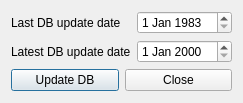
<?xml version="1.0" encoding="UTF-8"?>
<ui version="4.0">
 <class>DlgAppStart</class>
 <widget class="QDialog" name="DlgAppStart">
  <property name="geometry">
   <rect>
    <x>0</x>
    <y>0</y>
    <width>238</width>
    <height>103</height>
   </rect>
  </property>
  <property name="windowTitle">
   <string>Dialog</string>
  </property>
  <layout class="QGridLayout" name="gridLayout_3">
   <item row="0" column="0">
    <layout class="QGridLayout" name="gridLayout_2">
     <item row="0" column="0">
      <widget class="QLabel" name="lblLastDBUpdateDate">
       <property name="text">
        <string>Last DB update date</string>
       </property>
      </widget>
     </item>
     <item row="0" column="1">
      <widget class="QDateEdit" name="dedtLastDBUpdateDate">
       <property name="enabled">
        <bool>true</bool>
       </property>
       <property name="date">
        <date>
         <year>1983</year>
         <month>1</month>
         <day>1</day>
        </date>
       </property>
      </widget>
     </item>
     <item row="1" column="0">
      <widget class="QLabel" name="lblLatestDBUpdateDate">
       <property name="text">
        <string>Latest DB update date</string>
       </property>
      </widget>
     </item>
     <item row="1" column="1">
      <widget class="QDateEdit" name="dedtLatestDBUpdateDate">
       <property name="enabled">
        <bool>true</bool>
       </property>
      </widget>
     </item>
    </layout>
   </item>
   <item row="0" column="1">
    <spacer name="horizontalSpacer">
     <property name="orientation">
      <enum>Qt::Horizontal</enum>
     </property>
     <property name="sizeHint" stdset="0">
      <size>
       <width>0</width>
       <height>20</height>
      </size>
     </property>
    </spacer>
   </item>
   <item row="1" column="0">
    <layout class="QGridLayout" name="gridLayout">
     <item row="0" column="0">
      <widget class="QPushButton" name="btnUpdateDB">
       <property name="text">
        <string>Update DB</string>
       </property>
      </widget>
     </item>
     <item row="0" column="1">
      <widget class="QPushButton" name="btnUpdateClose">
       <property name="text">
        <string>Close</string>
       </property>
      </widget>
     </item>
    </layout>
   </item>
   <item row="2" column="0">
    <spacer name="verticalSpacer">
     <property name="orientation">
      <enum>Qt::Vertical</enum>
     </property>
     <property name="sizeHint" stdset="0">
      <size>
       <width>20</width>
       <height>0</height>
      </size>
     </property>
    </spacer>
   </item>
  </layout>
 </widget>
 <resources/>
 <connections/>
</ui>
